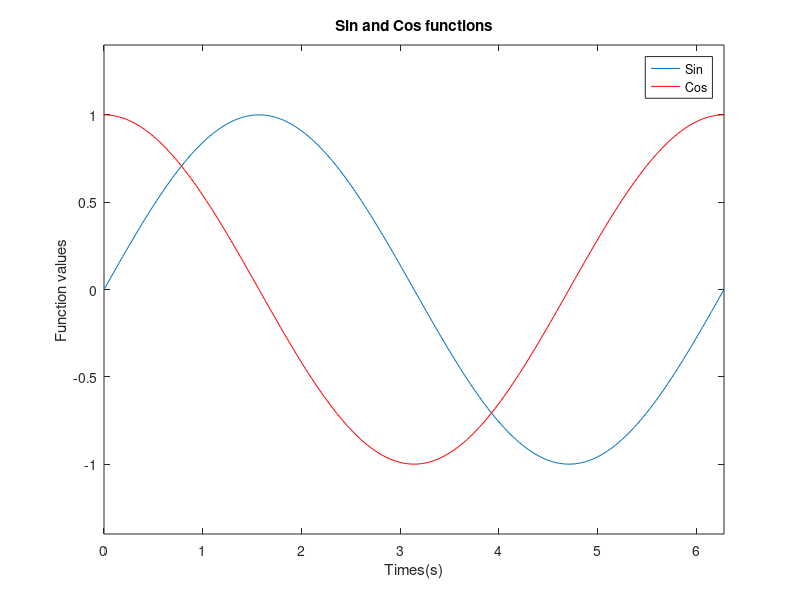

Write the MATLAB code that produced this figure.
%plotting multiple lines and colors
%a. Open a script and name it twoLinePlot.m. Write the following commands in this
%b. Make a new figure using figure
figure
%c. We’ll plot a sine wave and a cosine wave over one period
t=[0:pi/100:2*pi];
plot(t,sin(t))
hold on
plot(t,cos(t),'r-')
xlabel('Times(s)')
ylabel('Function values')
title('Sin and Cos functions')
legend('Sin','Cos')
xlim([0 2*pi])
ylim([-1.4 1.4])